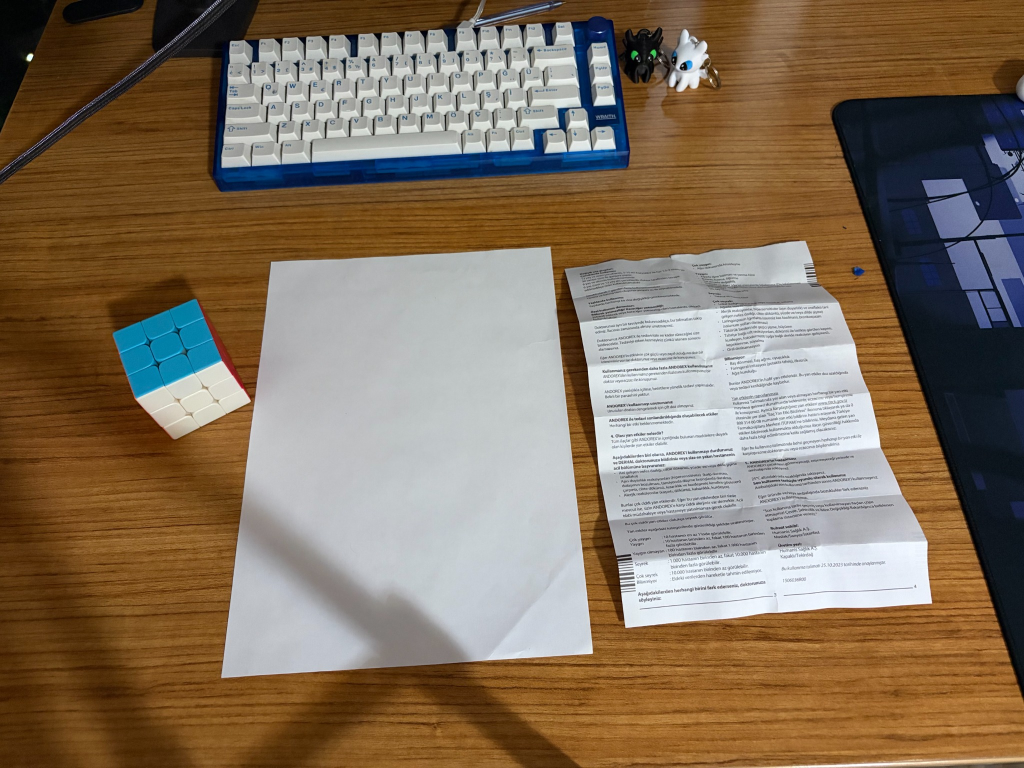
#> input picture YZM411_Odev1_230212018/normal.jpg, 2048 x 1536 px (shown at 1/2 size)
$ python main.py
#> lines starting #> are read from the running program, lines starting #| are printed output that depends on the picture; after the words box and inside, x2 and y2 are one past the last pixel; in counts of white or black regions, pixels touching at a corner belong together
import os
import sys
import cv2
import numpy as np
import matplotlib.pyplot as plt

# ==============================================================================
# YARDIMCI FONKSİYONLAR VE GÖRÜNTÜ YÜKLEME
# ==============================================================================

def ortami_ve_parametreleri_yazdir(dosyalar):
    """Adım 8f: Paket sürümleri, giriş dosyaları ve çalıştırma sırasını yazdırır."""
    print("=" * 75)
    print("YZM 411 BİLGİSAYARLI GÖRÜ - ÖDEV #1 ÇALIŞTIRMA KAYDI")
    print("=" * 75)
    print(f"Python Sürümü     : {sys.version.split()[0]}")
    print(f"NumPy Sürümü      : {np.__version__}")
    print(f"OpenCV Sürümü     : {cv2.__version__}")
    print(f"Giriş Dosyaları   : {dosyalar}")
    print("Çalıştırma Sırası : 1) Veri Okuma -> 2) H1 Sayısal Yapı -> 3) H2 Renk Eşikleme "
          "-> 4) H3 Parlaklık/Gama -> 5) H4 Küçültme/Örnekleme")
    print("=" * 75 + "\n")


def goruntuleri_yukle(dosya_sozlugu):
    """OpenCV ile BGR formatında okur, RGB ve HSV karşılıklarını hazırlar."""
    veri = {}
    for ad, yol in dosya_sozlugu.items():
        if not os.path.exists(yol):
            raise FileNotFoundError(f"Görüntü bulunamadı: {yol}. Lütfen dosya adını kontrol edin.")
        bgr = cv2.imread(yol)
        rgb = cv2.cvtColor(bgr, cv2.COLOR_BGR2RGB)
        hsv = cv2.cvtColor(bgr, cv2.COLOR_BGR2HSV)
        veri[ad] = {"bgr": bgr, "rgb": rgb, "hsv": hsv, "yol": yol}
    return veri


# ==============================================================================
# ADIM 4 (HEDEF 1): GÖRÜNTÜNÜN SAYISAL YAPISI VE PİKSEL ERİŞİMİ
# ==============================================================================

def hedef1_sayisal_yapi(veri):
    print(">>> ADIM 4 (HEDEF 1): GÖRÜNTÜNÜN SAYISAL YAPISI İNCELENİYOR...")
    normal_bgr = veri["Normal"]["bgr"]
    normal_rgb = veri["Normal"]["rgb"]
    H, W, C = normal_rgb.shape

    print(f"Boyut (H x W x C) : {normal_rgb.shape} -> Yükseklik={H}, Genişlik={W}, Kanal={C}")
    print(f"Veri Türü (dtype) : {normal_rgb.dtype}")
    print(f"Değer Aralığı     : min={normal_rgb.min()}, max={normal_rgb.max()} (0-255 aralığı)\n")

    # Sahnedeki 3 farklı fiziksel bölgeden sabit oransal koordinatlar (x, y)
    # 1) Rubik küpünün üst mavi yüzeyi (orta-üst mavi kare)
    # 2) Beyaz A4 kağıdının orta bölgesi
    # 3) Sağdaki ilaç prospektüsü (ANDOREX) metin/kağıt bölgesi
    noktalar = {
        "Rubik Küpü (Mavi Yüzey)": (int(W * 0.165), int(H * 0.455)),
        "Beyaz A4 Kağıt (Merkez)": (int(W * 0.400), int(H * 0.550)),
        "Prospektüs (Yazılı Bölge)": (int(W * 0.650), int(H * 0.560)),
    }

    # OpenCV BGR vs RGB erişim doğrulaması: img[y, x, kanal]
    ornek_x, ornek_y = noktalar["Rubik Küpü (Mavi Yüzey)"]
    b_val, g_val, r_val = (
        normal_bgr[ornek_y, ornek_x, 0],
        normal_bgr[ornek_y, ornek_x, 1],
        normal_bgr[ornek_y, ornek_x, 2],
    )
    print(f"NumPy [y, x, kanal] ve BGR->RGB Doğrulaması (Piksel x={ornek_x}, y={ornek_y}):")
    print(f"  bgr_img[{ornek_y}, {ornek_x}] -> B={b_val}, G={g_val}, R={r_val}")
    print(f"  rgb_img[{ornek_y}, {ornek_x}] -> R={normal_rgb[ornek_y, ornek_x, 0]}, "
          f"G={normal_rgb[ornek_y, ornek_x, 1]}, B={normal_rgb[ornek_y, ornek_x, 2]}\n")

    print(f"{'Bölge Adı':<28} | {'Koordinat (x, y)':<18} | {'Normal RGB':<17} | {'Gölge RGB':<17} | {'Lamba RGB':<17}")
    print("-" * 106)
    for bolge_adi, (x, y) in noktalar.items():
        rgb_n = tuple(int(v) for v in veri["Normal"]["rgb"][y, x])
        rgb_g = tuple(int(v) for v in veri["Gölge"]["rgb"][y, x])
        rgb_l = tuple(int(v) for v in veri["Lamba"]["rgb"][y, x])
        print(f"{bolge_adi:<28} | (x={x:4d}, y={y:4d})  | {str(rgb_n):<17} | {str(rgb_g):<17} | {str(rgb_l):<17}")
    print("\n")

    # Görselleştirme: Seçilen 3 pikseli Normal görüntü üzerinde işaretle
    fig, axes = plt.subplots(1, 3, figsize=(16, 5))
    for idx, (isik_adi, icerik) in enumerate(veri.items()):
        axes[idx].imshow(icerik["rgb"])
        axes[idx].set_title(f"{isik_adi} Işık ({icerik['yol']})")
        for bolge_adi, (x, y) in noktalar.items():
            axes[idx].plot(x, y, marker="o", markersize=8, markeredgecolor="yellow", markerfacecolor="red")
            axes[idx].text(x + int(W * 0.015), y, bolge_adi.split()[0], color="yellow",
                           fontsize=9, weight="bold", bbox=dict(boxstyle="round,pad=0.2", fc="black", alpha=0.6))
        axes[idx].axis("off")
    plt.suptitle("Adım 4 (H1): Üç Fotoğrafta İncelenen Sabit Piksel Konumları", fontsize=13, weight="bold")
    plt.tight_layout()
    plt.savefig("hedef1_pikseller.png", dpi=200)
    plt.close()


# ==============================================================================
# ADIM 5 (HEDEF 2): RENK EŞİKLERİNİ SABİTLEYİP KARŞILAŞTIRMA
# ==============================================================================

def hedef2_renk_esikleme(veri):
    print(">>> ADIM 5 (HEDEF 2): SABİT RGB VE HSV EŞİKLERİ İLE MASKELEME...")
    normal_rgb = veri["Normal"]["rgb"]
    normal_hsv = veri["Normal"]["hsv"]
    H, W, _ = normal_rgb.shape
    toplam_piksel = H * W

    # Normal ışıklı fotoğrafta Rubik küpünün mavi yüzeyinden küçük bir ROI (bölge) seçimi
    y1, y2 = int(H * 0.43), int(H * 0.49)
    x1, x2 = int(W * 0.145), int(W * 0.185)
    roi_rgb = normal_rgb[y1:y2, x1:x2]
    roi_hsv = normal_hsv[y1:y2, x1:x2]

    print(f"Referans ROI (Rubik Küpü Mavi Yüzey): x=[{x1}:{x2}], y=[{y1}:{y2}]")
    print(f"  ROI Ortalama RGB : {roi_rgb.mean(axis=(0,1)).round(1)}")
    print(f"  ROI Ortalama HSV : {roi_hsv.mean(axis=(0,1)).round(1)}")

    # Normal ışıktaki mavi ROI dağılımına göre dondurulan (sabitlenen) eşikler
    # Mavi nesne: B kanalı yüksek, G kanalı orta-yüksek (camgöbeği/mavi), R kanalı düşük
    r_max = int(np.percentile(roi_rgb[:, :, 0], 95) + 15)
    g_min = int(max(0, np.percentile(roi_rgb[:, :, 1], 5) - 15))
    b_min = int(max(0, np.percentile(roi_rgb[:, :, 2], 5) - 15))

    # OpenCV 8-bit HSV: H [0-179], S [0-255], V [0-255]
    h_min = int(max(85, np.percentile(roi_hsv[:, :, 0], 2) - 8))
    h_max = int(min(130, np.percentile(roi_hsv[:, :, 0], 98) + 8))
    s_min = int(max(60, np.percentile(roi_hsv[:, :, 1], 5) - 20))
    v_min = int(max(60, np.percentile(roi_hsv[:, :, 2], 5) - 20))

    print("\nSabitlenen (Dondurulan) Eşikler:")
    print(f"  RGB Kuralı : R < {r_max}, G > {g_min}, B > {b_min}")
    print(f"  HSV Kuralı : H in [{h_min}, {h_max}], S > {s_min}, V > {v_min}\n")

    print(f"{'Aydınlatma':<12} | {'RGB Seçilen Piksel':<20} | {'RGB Alan Oranı (%)':<20} | "
          f"{'HSV Seçilen Piksel':<20} | {'HSV Alan Oranı (%)':<20}")
    print("-" * 102)

    fig, axes = plt.subplots(3, 3, figsize=(15, 12))
    for satir, (isik_adi, icerik) in enumerate(veri.items()):
        rgb = icerik["rgb"]
        hsv = icerik["hsv"]

        # Sabit RGB Maskesi
        rgb_mask = (rgb[:, :, 0] < r_max) & (rgb[:, :, 1] > g_min) & (rgb[:, :, 2] > b_min)
        # Sabit HSV Maskesi
        hsv_mask = (
            (hsv[:, :, 0] >= h_min) & (hsv[:, :, 0] <= h_max) &
            (hsv[:, :, 1] > s_min) & (hsv[:, :, 2] > v_min)
        )

        rgb_sayi = int(np.sum(rgb_mask))
        hsv_sayi = int(np.sum(hsv_mask))
        rgb_oran = (rgb_sayi / toplam_piksel) * 100.0
        hsv_oran = (hsv_sayi / toplam_piksel) * 100.0

        print(f"{isik_adi:<12} | {rgb_sayi:<20d} | %{rgb_oran:<19.3f} | {hsv_sayi:<20d} | %{hsv_oran:<19.3f}")

        # Görselleştirme: Özgün Görüntü, RGB Maskesi, HSV Maskesi
        axes[satir, 0].imshow(rgb)
        axes[satir, 0].set_title(f"{isik_adi} - Özgün Fotoğraf")
        axes[satir, 0].axis("off")

        axes[satir, 1].imshow(rgb_mask, cmap="gray")
        axes[satir, 1].set_title(f"{isik_adi} - RGB Maskesi (Alan: %{rgb_oran:.2f})")
        axes[satir, 1].axis("off")

        axes[satir, 2].imshow(hsv_mask, cmap="gray")
        axes[satir, 2].set_title(f"{isik_adi} - HSV Maskesi (Alan: %{hsv_oran:.2f})")
        axes[satir, 2].axis("off")

    print("\n")
    plt.suptitle("Adım 5 (H2): Sabit RGB ve HSV Eşiklerinin Üç Aydınlatmadaki 6 Maskesi", fontsize=14, weight="bold")
    plt.tight_layout()
    plt.savefig("hedef2_maskeler.png", dpi=200)
    plt.close()


# ==============================================================================
# ADIM 6 (HEDEF 3): PARLAKLIK KAYDIRMASI VE GAMA DÖNÜŞÜMLERİ
# ==============================================================================

def parlaklik_kaydir(img_rgb, b=40.0):
    """J = clip(I + b, 0, 255) işlemini float üzerinde uygular."""
    img_float = img_rgb.astype(np.float32)
    ham_sonuc = img_float + float(b)
    kirpilan_255_sayisi = int(np.sum(ham_sonuc > 255.0))
    kirpilan_0_sayisi = int(np.sum(ham_sonuc < 0.0))
    sonuc = np.clip(ham_sonuc, 0.0, 255.0).astype(np.uint8)
    return sonuc, kirpilan_255_sayisi, kirpilan_0_sayisi


def gama_donusumu(img_rgb, gamma=0.5):
    """J = 255 * (I / 255)^gamma işlemini float üzerinde uygular."""
    img_float = img_rgb.astype(np.float32)
    donusum = 255.0 * np.power(img_float / 255.0, float(gamma))
    sonuc = np.clip(donusum, 0.0, 255.0).astype(np.uint8)
    return sonuc


def hedef3_parlaklik_ve_gama(veri):
    print(">>> ADIM 6 (HEDEF 3): PARLAKLIK VE GAMA DÖNÜŞÜMLERİ UYGULANIYOR...")
    normal_rgb = veri["Normal"]["rgb"]
    ort_ozgun = float(normal_rgb.mean())

    img_b40, kirpilan_ust, _ = parlaklik_kaydir(normal_rgb, b=40.0)
    img_g05 = gama_donusumu(normal_rgb, gamma=0.5)
    img_g20 = gama_donusumu(normal_rgb, gamma=2.0)

    ort_b40 = float(img_b40.mean())
    ort_g05 = float(img_g05.mean())
    ort_g20 = float(img_g20.mean())
    toplam_kanal_elemani = normal_rgb.size

    print(f"Özgün Görüntü Ortalaması                       : {ort_ozgun:.2f}")
    print(f"1) Parlaklık Kaydırması (b = +40):")
    print(f"   - Kırpılmasız Beklenen Teorik Ortalama      : {ort_ozgun + 40.0:.2f}")
    print(f"   - Ölçülen Gerçek Ortalama                   : {ort_b40:.2f}")
    print(f"   - 255'te Kırpılan Kanal-Piksel Sayısı       : {kirpilan_ust} / {toplam_kanal_elemani} "
          f"(%{100.0 * kirpilan_ust / toplam_kanal_elemani:.2f})")
    print(f"2) Gama Dönüşümü (gamma = 0.5) Ölçülen Ortalama : {ort_g05:.2f}")
    print(f"3) Gama Dönüşümü (gamma = 2.0) Ölçülen Ortalama : {ort_g20:.2f}\n")

    fig, axes = plt.subplots(1, 4, figsize=(18, 4.5))
    goruntuler = [
        (normal_rgb, f"Özgün (Normal)\nOrtalama: {ort_ozgun:.2f}"),
        (img_b40, f"Parlaklık (b=+40)\nÖlçülen Ort: {ort_b40:.2f} (Beklenen: {ort_ozgun+40:.1f})"),
        (img_g05, f"Gama (γ = 0.5)\nÖlçülen Ort: {ort_g05:.2f}"),
        (img_g20, f"Gama (γ = 2.0)\nÖlçülen Ort: {ort_g20:.2f}"),
    ]
    for ax, (g, baslik) in zip(axes, goruntuler):
        ax.imshow(g)
        ax.set_title(baslik, fontsize=10)
        ax.axis("off")

    plt.suptitle("Adım 6 (H3): Parlaklık Kaydırması ve Gama Dönüşümleri Karşılaştırması", fontsize=13, weight="bold")
    plt.tight_layout()
    plt.savefig("hedef3_parlaklik_gama.png", dpi=200)
    plt.close()


# ==============================================================================
# ADIM 7 (HEDEF 4): KÜÇÜLTMENİN VE ÖRNEKLEMENİN ETKİSİ
# ==============================================================================

def hedef4_kucultme_etkisi(veri):
    print(">>> ADIM 7 (HEDEF 4): 1/4 KÜÇÜLTME VE EN YAKIN KOMŞU İLE GERİ BÜYÜTME...")
    normal_rgb = veri["Normal"]["rgb"]
    H, W, _ = normal_rgb.shape

    # Sağdaki ilaç prospektüsü (ANDOREX) üzerindeki küçük puntolu ve başlık içeren bölgenin kesiti
    y1, y2 = int(H * 0.52), int(H * 0.68)
    x1, x2 = int(W * 0.58), int(W * 0.74)
    kesit_ozgun = normal_rgb[y1:y2, x1:x2]
    kh, kw, _ = kesit_ozgun.shape

    # Genişlik ve yükseklikte 1/4 oranında küçültme
    kucuk_w, kucuk_h = max(1, kw // 4), max(1, kh // 4)
    kucuk_nearest = cv2.resize(kesit_ozgun, (kucuk_w, kucuk_h), interpolation=cv2.INTER_NEAREST)
    kucuk_area = cv2.resize(kesit_ozgun, (kucuk_w, kucuk_h), interpolation=cv2.INTER_AREA)

    # Yalnızca göstermek için en yakın komşu (cv2.INTER_NEAREST) ile özgün boyuta geri büyütme
    buyuk_nearest = cv2.resize(kucuk_nearest, (kw, kh), interpolation=cv2.INTER_NEAREST)
    buyuk_area = cv2.resize(kucuk_area, (kw, kh), interpolation=cv2.INTER_NEAREST)

    # Bilgi kaybını sayısal olarak da gösterebilmek için MSE / PSNR ve standart sapma hesabı
    mse_nearest = float(np.mean((kesit_ozgun.astype(np.float32) - buyuk_nearest.astype(np.float32)) ** 2))
    mse_area = float(np.mean((kesit_ozgun.astype(np.float32) - buyuk_area.astype(np.float32)) ** 2))

    print(f"Yazılı Prospektüs Kesit Boyutu (Özgün) : {kh} x {kw} piksel")
    print(f"1/4 Küçültülmüş Boyut                  : {kucuk_h} x {kucuk_w} piksel")
    print(f"Geri Büyütülmüş Boyut                  : {kh} x {kw} piksel")
    print(f"Özgün Kesit ile INTER_NEAREST MSE Farkı: {mse_nearest:.2f} (Yüksek keskinlik kopması / sahte desen)")
    print(f"Özgün Kesit ile INTER_AREA MSE Farkı   : {mse_area:.2f} (Daha düşük hata, harfler grileşip bulanıklaştı)\n")

    fig, axes = plt.subplots(1, 3, figsize=(15, 5.5))
    axes[0].imshow(kesit_ozgun)
    axes[0].set_title(f"1) Özgün Yazılı Kesit\n({kh}x{kw} piksel)")
    axes[0].axis("off")

    axes[1].imshow(buyuk_nearest)
    axes[1].set_title(f"2) 1/4 INTER_NEAREST Küçültme\n+ INTER_NEAREST Büyütme (MSE: {mse_nearest:.1f})")
    axes[1].axis("off")

    axes[2].imshow(buyuk_area)
    axes[2].set_title(f"3) 1/4 INTER_AREA Küçültme\n+ INTER_NEAREST Büyütme (MSE: {mse_area:.1f})")
    axes[2].axis("off")

    plt.suptitle("Adım 7 (H4): Küçültme Yöntemlerinin Okunabilirlik ve Yapay Desen (Aliasing) Etkisi",
                 fontsize=13, weight="bold")
    plt.tight_layout()
    plt.savefig("hedef4_ornekleme.png", dpi=200)
    plt.close()


# ==============================================================================
# ANA ÇALIŞTIRICI BLOK
# ==============================================================================

def main():
    dosya_sozlugu = {
        "Normal": "normal.jpg",
        "Gölge": "golge.jpg",
        "Lamba": "lamba.jpg",
    }

    ortami_ve_parametreleri_yazdir(dosya_sozlugu)
    veri = goruntuleri_yukle(dosya_sozlugu)
#> in goruntuleri_yukle, bgr is the input picture: shape (1536, 2048, 3); mean B, G, R 93.2, 113.2, 131
#> veri = 3 items

    hedef1_sayisal_yapi(veri)
#| Boyut (H x W x C) : (1536, 2048, 3) -> Yükseklik=1536, Genişlik=2048, Kanal=3
#| Veri Türü (dtype) : uint8
#| Değer Aralığı     : min=0, max=255 (0-255 aralığı)
#> in hedef1_sayisal_yapi, `b_val, g_val, r_val = ( normal_bgr[ornek_y, ornek_x, 0], normal_bgr[or..`: b_val = 167; g_val = 128; r_val = 0
#| NumPy [y, x, kanal] ve BGR->RGB Doğrulaması (Piksel x=337, y=698):
#|   bgr_img[698, 337] -> B=167, G=128, R=0
#|   rgb_img[698, 337] -> R=0, G=128, B=167
#> the loop in hedef1_sayisal_yapi, `for bolge_adi, (x, y) in noktalar.items():` made 3 passes
#> (rgb_n, rgb_g, rgb_l) on passes 1 to 3: ((0, 128, 167), (33, 91, 111), (148, 213, 233)), ((190, 196, 196), (132, 132, 130), (227, 223, 212)), ((220, 229, 234), (132, 132, 130), (177, 178, 183))
#> (printed output is left out)
#> the loop in hedef1_sayisal_yapi, `for idx, (isik_adi, icerik) in enumerate(veri.items()):` made 3 passes
#> isik_adi on passes 1 to 3: 'Normal', 'Gölge', 'Lamba'
    hedef2_renk_esikleme(veri)
#> in hedef2_renk_esikleme, `roi_rgb = normal_rgb[y1:y2, x1:x2]`:
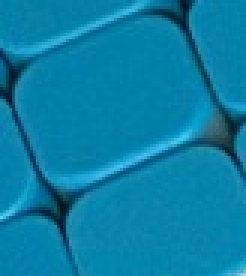
#> roi_rgb: shape (92, 82, 3) (shown 3 times larger); mean R, G, B 7.9, 126.9, 165.3
#| Referans ROI (Rubik Küpü Mavi Yüzey): x=[296:378], y=[660:752]
#|   ROI Ortalama RGB : [  7.9 126.9 165.3]
#|   ROI Ortalama HSV : [ 97.3 243.  165.3]
#> in hedef2_renk_esikleme, `r_max = int(np.percentile(roi_rgb[:, :, 0], 95) + 15)`: r_max = 47
#> in hedef2_renk_esikleme, `g_min = int(max(0, np.percentile(roi_rgb[:, :, 1], 5) - 15))`: g_min = 61
#> in hedef2_renk_esikleme, `b_min = int(max(0, np.percentile(roi_rgb[:, :, 2], 5) - 15))`: b_min = 88
#> in hedef2_renk_esikleme, `h_max = int(min(130, np.percentile(roi_hsv[:, :, 0], 98) + 8))`: h_max = 108
#> in hedef2_renk_esikleme, `s_min = int(max(60, np.percentile(roi_hsv[:, :, 1], 5) - 20))`: s_min = 188
#> in hedef2_renk_esikleme, `v_min = int(max(60, np.percentile(roi_hsv[:, :, 2], 5) - 20))`: v_min = 83
#|   RGB Kuralı : R < 47, G > 61, B > 88
#|   HSV Kuralı : H in [88, 108], S > 188, V > 83
#> the loop in hedef2_renk_esikleme, `for satir, (isik_adi, icerik) in enumerate(veri.items()):` made 3 passes
#> (isik_adi, rgb_sayi, hsv_sayi, rgb_oran, hsv_oran) on passes 1 to 3: ('Normal', 30585, 49750, 0.972, 1.58), ('Gölge', 23282, 6888, 0.74, 0.219), ('Lamba', 12025, 21603, 0.382, 0.687)
#> (printed output is left out)
#> pass 1, in hedef2_renk_esikleme, `rgb_mask = (rgb[:, :, 0] < r_max) & (rgb[:, :, 1] > g_min) & (rgb[:, :..`:
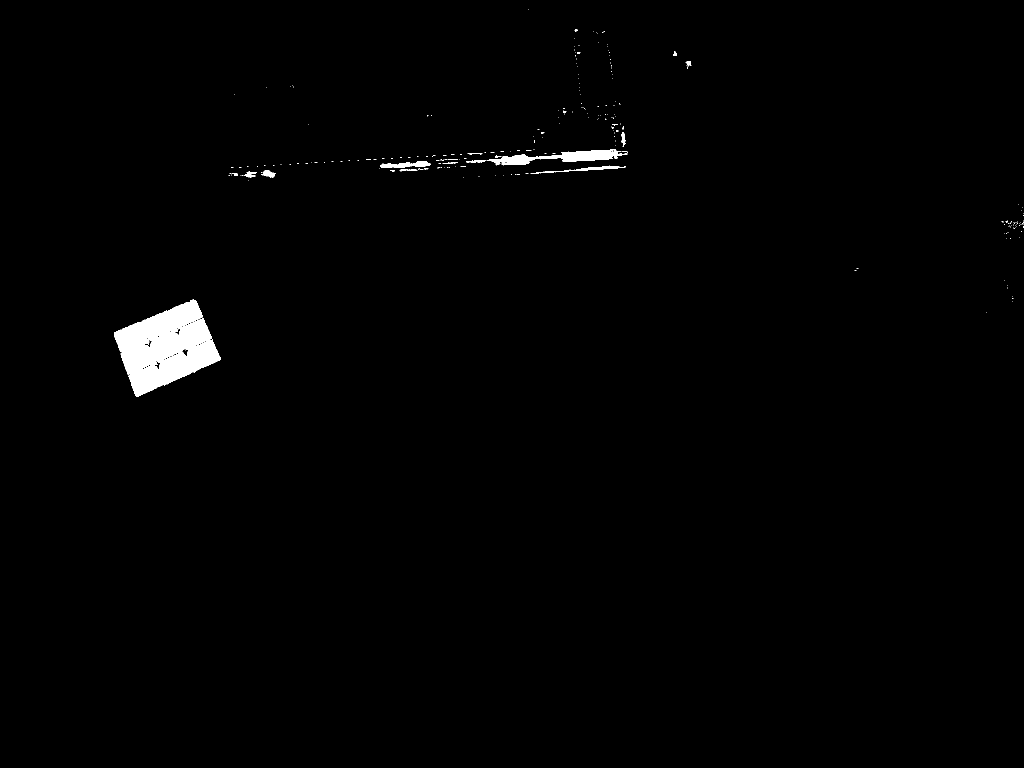
#> rgb_mask: shape (1536, 2048) bool (shown at 1/2 size); 0.97% white; 255 white regions (236 under 20 px), largest, box (x1, y1, x2, y2) and area: (228, 599, 442, 794) 23792, (974, 298, 1255, 331) 3589, (760, 322, 861, 336) 763
#> in hedef2_renk_esikleme, `plt.savefig("hedef2_maskeler.png", dpi=200)`:
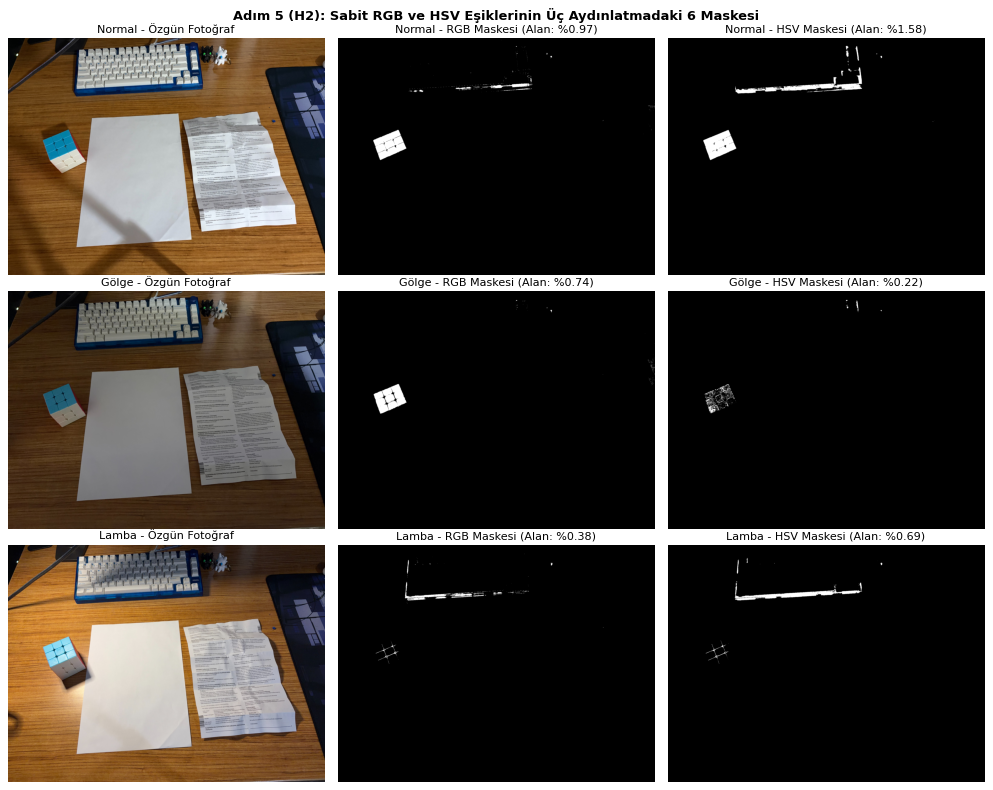
#> figure drawn by matplotlib, 9 panels
    hedef3_parlaklik_ve_gama(veri)
#> in hedef3_parlaklik_ve_gama, `ort_ozgun = float(normal_rgb.mean())`: ort_ozgun = 112.5
#> in parlaklik_kaydir, `kirpilan_255_sayisi = int(np.sum(ham_sonuc > 255.0))`: kirpilan_255_sayisi = 552870
#> in parlaklik_kaydir, `kirpilan_0_sayisi = int(np.sum(ham_sonuc < 0.0))`: kirpilan_0_sayisi = 0
#> in parlaklik_kaydir, `sonuc = np.clip(ham_sonuc, 0.0, 255.0).astype(np.uint8)`:
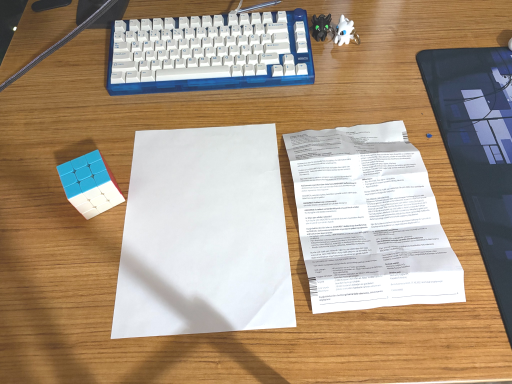
#> sonuc: shape (1536, 2048, 3) (shown at 1/4 size); mean R, G, B 170.4, 152.2, 131.9
#> in hedef3_parlaklik_ve_gama, `img_b40, kirpilan_ust, _ = parlaklik_kaydir(normal_rgb, b=40.0)`: kirpilan_ust = 552870
#> call 2 of gama_donusumu, with gamma = 2
#> in gama_donusumu (call 2), `donusum = 255.0 * np.power(img_float / 255.0, float(gamma))`:
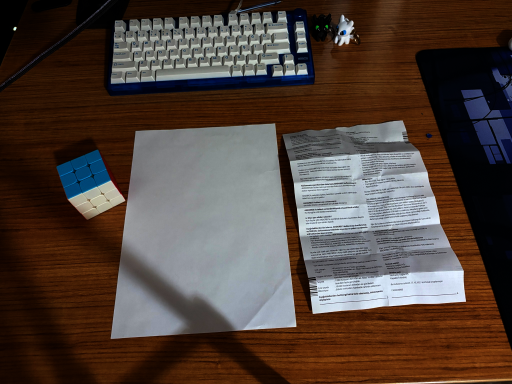
#> donusum: shape (1536, 2048, 3) float32 (shown at 1/4 size); mean R, G, B 80.9, 66.9, 59.4
#> in hedef3_parlaklik_ve_gama, `ort_b40 = float(img_b40.mean())`: ort_b40 = 151.5
#> in hedef3_parlaklik_ve_gama, `ort_g05 = float(img_g05.mean())`: ort_g05 = 157.5
#> in hedef3_parlaklik_ve_gama, `ort_g20 = float(img_g20.mean())`: ort_g20 = 68.67
#| Özgün Görüntü Ortalaması                       : 112.46
#|    - Kırpılmasız Beklenen Teorik Ortalama      : 152.46
#|    - Ölçülen Gerçek Ortalama                   : 151.51
#|    - 255'te Kırpılan Kanal-Piksel Sayısı       : 552870 / 9437184 (%5.86)
#| 2) Gama Dönüşümü (gamma = 0.5) Ölçülen Ortalama : 157.53
#| 3) Gama Dönüşümü (gamma = 2.0) Ölçülen Ortalama : 68.67
#> the loop in hedef3_parlaklik_ve_gama, `for ax, (g, baslik) in zip(axes, goruntuler):` made 4 passes
    hedef4_kucultme_etkisi(veri)
#> in hedef4_kucultme_etkisi, `buyuk_area = cv2.resize(kucuk_area, (kw, kh), interpolation=cv2.INTER_..`:
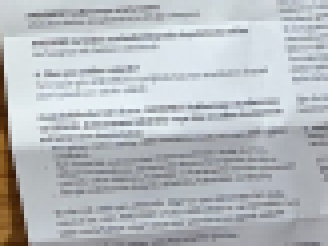
#> buyuk_area: shape (246, 328, 3); mean R, G, B 182.3, 186.8, 190.8
#> in hedef4_kucultme_etkisi, `mse_nearest = float(np.mean((kesit_ozgun.astype(np.float32) - buyuk_ne..`: mse_nearest = 1664.3
#> in hedef4_kucultme_etkisi, `mse_area = float(np.mean((kesit_ozgun.astype(np.float32) - buyuk_area...`: mse_area = 602.4
#| Yazılı Prospektüs Kesit Boyutu (Özgün) : 246 x 328 piksel
#| 1/4 Küçültülmüş Boyut                  : 61 x 82 piksel
#| Geri Büyütülmüş Boyut                  : 246 x 328 piksel
#| Özgün Kesit ile INTER_NEAREST MSE Farkı: 1664.26 (Yüksek keskinlik kopması / sahte desen)
#| Özgün Kesit ile INTER_AREA MSE Farkı   : 602.37 (Daha düşük hata, harfler grileşip bulanıklaştı)

    print("=" * 75)
    print("TÜM ADIMLAR TAMAMLANDI! Üretilen görsel dosyaları:")
    print("  1. hedef1_pikseller.png       (Adım 4 - 3 fotoğrafta piksel noktaları)")
    print("  2. hedef2_maskeler.png        (Adım 5 - 3 fotoğraf ve 6 RGB/HSV maskesi)")
    print("  3. hedef3_parlaklik_gama.png  (Adım 6 - b=+40, gamma=0.5, gamma=2.0)")
    print("  4. hedef4_ornekleme.png       (Adım 7 - Prospektüs metni 1/4 küçültme karşılaştırması)")
    print("=" * 75)


if __name__ == "__main__":
    main()
